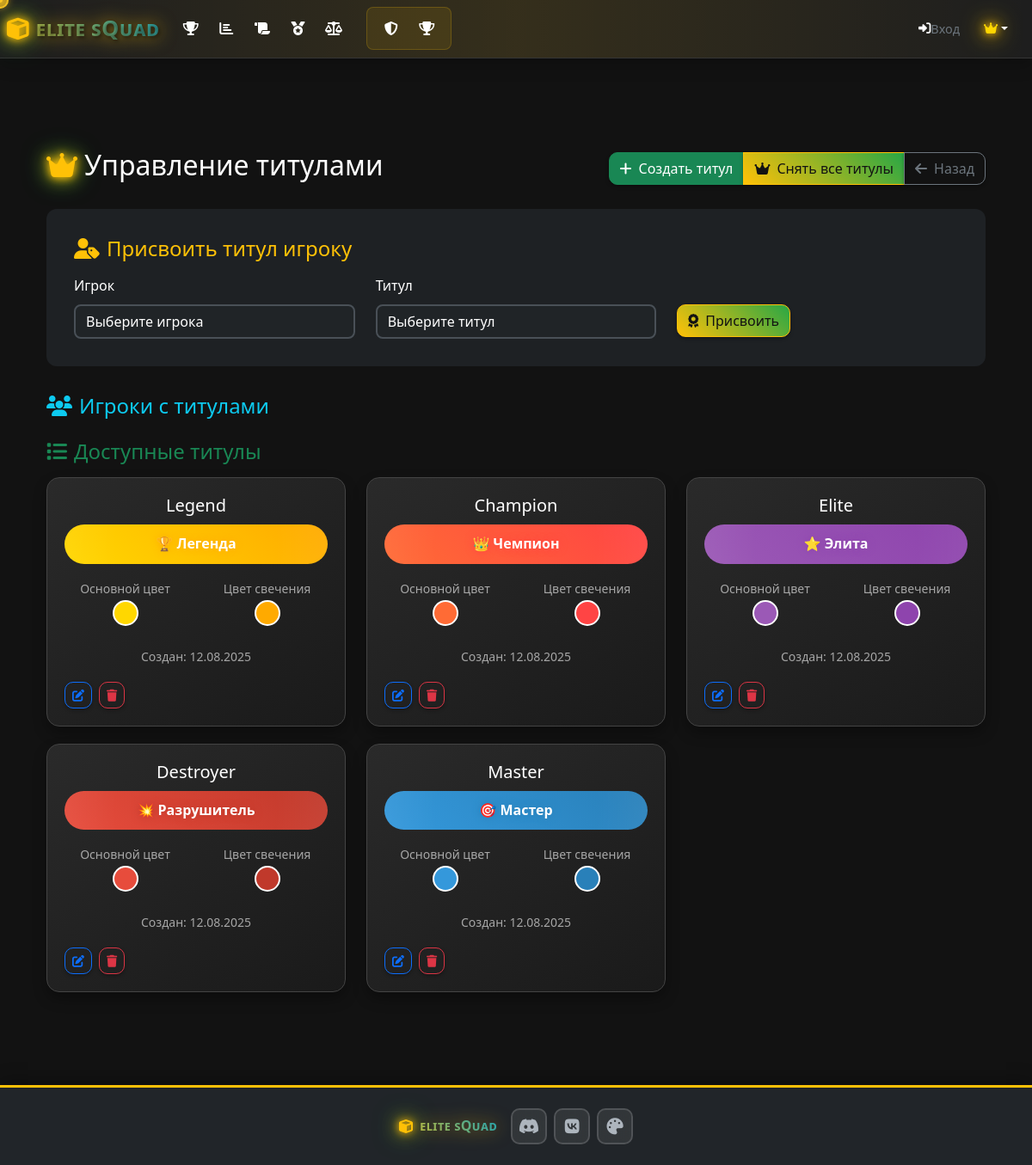
Page /admin/titles (signed in) on the committed database.
### models.py (models this page shows, shortened)
class CustomTitle(db.Model):
    id = db.Column(db.Integer, primary_key=True)
    name = db.Column(db.String(100), nullable=False, unique=True)
    display_name = db.Column(db.String(100), nullable=False)
    color = db.Column(db.String(7), default='#ffd700')  # Hex color
    glow_color = db.Column(db.String(7), default='#ffd700')  # Glow effect color
    is_active = db.Column(db.Boolean, default=True)
    created_at = db.Column(db.DateTime, default=datetime.utcnow)
    created_by = db.Column(db.String(100), default='admin')

### routes.py (the view)
@app.route('/admin/titles')
def admin_titles():
    if not session.get('is_admin', False):
        flash('Доступ запрещен!', 'error')
        return redirect(url_for('login'))
    titles = CustomTitle.query.all()
    players = Player.query.all()
    return render_template('admin_titles.html', titles=titles, players=players)

### routes.py (called while the page is built)
@app.context_processor
def inject_current_player():
    current_player = None
    player_nickname = session.get('player_nickname')
    if player_nickname:
        current_player = Player.query.filter_by(nickname=player_nickname).first()
    if 'language' not in session:
        session['language'] = 'ru'
    return dict(current_player=current_player, current_language=session.get('language', 'ru'))

### templates/admin_titles.html (shortened to what this page needs)
{% extends "base.html" %}
{% block content %}
<div class="container-fluid py-4">
    <div class="d-flex justify-content-between align-items-center mb-4">
        <h2 class="page-title">
            <i class="fas fa-crown text-warning me-2 glow-effect"></i>Управление титулами
        </h2>
        <div class="btn-group">
            <button class="btn btn-success" data-bs-target="#createTitleModal" data-bs-toggle="modal">
                <i class="fas fa-plus me-2"></i>Создать титул
            </button>
            <button class="btn btn-warning" onclick="removeAllTitles()">
                <i class="fas fa-crown me-2"></i>Снять все титулы
            </button>
            <a href="{{ url_for('admin') }}" class="btn btn-outline-secondary">
                <i class="fas fa-arrow-left me-2"></i>Назад
            </a>
        </div>
    </div>
    <div class="assign-section">
        <h4 class="text-warning mb-3">
            <i class="fas fa-user-tag me-2"></i>Присвоить титул игроку
        </h4>
        <form method="POST" action="{{ url_for('assign_title') }}">
            <div class="row">
                <div class="col-md-4">
                    <label class="form-label">Игрок</label>
                    <select name="player_id" class="form-select" required>
                        <option value="">Выберите игрока</option>
                    </select>
                </div>
                <div class="col-md-4">
                    <label class="form-label">Титул</label>
                    <select name="title_id" class="form-select" required>
                        <option value="">Выберите титул</option>
                    </select>
                </div>
                <div class="col-md-4">
                    <label class="form-label">&nbsp;</label>
                    <button type="submit" class="btn btn-warning d-block">
                        <i class="fas fa-award me-2"></i>Присвоить
                    </button>
                </div>
            </div>
        </form>
    </div>
    <div class="mb-4">
        <h4 class="text-info mb-3">
            <i class="fas fa-users me-2"></i>Игроки с титулами
        </h4>
    </div>
    <div class="row">
        <div class="col-12">
            <h4 class="text-success mb-3">
                <i class="fas fa-list me-2"></i>Доступные титулы
            </h4>
        </div>
        {% for title in titles %}
        <div class="col-lg-6 col-xl-4">
            <div class="title-card">
                <div class="text-center mb-3">
                    <h5>{{ title.name|title }}</h5>
                    <div class="title-preview"
                         style="background: linear-gradient(45deg, {{ title.color }}, {{ title.glow_color }});
                                color: #fff; text-shadow: 0 0 10px {{ title.glow_color }};">
                        {{ title.display_name }}
                    </div>
                </div>
                <div class="row text-center">
                    <div class="col-6">
                        <small class="text-muted">Основной цвет</small>
                        <div class="color-preview" style="background: {{ title.color }};"></div>
                    </div>
                    <div class="col-6">
                        <small class="text-muted">Цвет свечения</small>
                        <div class="color-preview" style="background: {{ title.glow_color }};"></div>
                    </div>
                </div>
                <div class="text-center mt-3">
                    <small class="text-muted">
                        Создан: {{ title.created_at.strftime('%d.%m.%Y') }}
                    </small>
                </div>
                <div class="d-flex gap-2 mt-3">
                    <button class="btn btn-sm btn-outline-primary" onclick="editTitle({{ title.id }})">
                        <i class="fas fa-edit"></i>
                    </button>
                    <button class="btn btn-sm btn-outline-danger" onclick="deleteTitle({{ title.id }})">
                        <i class="fas fa-trash"></i>
                    </button>
                </div>
            </div>
        </div>
        {% endfor %}
    </div>
</div>
{% endblock %}

### templates/admin_titles.html (style rules this page uses)
.title-card { background: linear-gradient(145deg, #2a2a2a, #1a1a1a); border: 1px solid #444; border-radius: 15px; padding: 20px; margin-bottom: 20px; box-shadow: 0 8px 16px rgba(0,0,0,0.3); transition: transform 0.3s ease; }
.title-preview { padding: 10px 20px; border-radius: 25px; font-weight: bold; margin: 10px 0; text-align: center; position: relative; overflow: hidden; }
.title-preview::before { content: ''; position: absolute; top: -50%; left: -50%; width: 200%; height: 200%; background: radial-gradient(circle, transparent 30%, rgba(255,255,255,0.1) 70%); animation: shimmer 3s linear infinite; }
.assign-section { background: rgba(33, 37, 41, 0.8); border-radius: 12px; padding: 2rem; margin-bottom: 2rem; }
.color-preview { width: 30px; height: 30px; border-radius: 50%; border: 2px solid #fff; display: inline-block; margin: 0 10px; }

### rows in the picture
CustomTitle: name "Legend", display_name "🏆 Легенда", created_at "12.08.2025"
CustomTitle: name "Champion", display_name "👑 Чемпион", created_at "12.08.2025"
CustomTitle: name "Elite", display_name "⭐ Элита", created_at "12.08.2025"
CustomTitle: name "Destroyer", display_name "💥 Разрушитель", created_at "12.08.2025"
CustomTitle: name "Master", display_name "🎯 Мастер", created_at "12.08.2025"

### other values in the picture
{{ 'login'|t }} "Вход"
